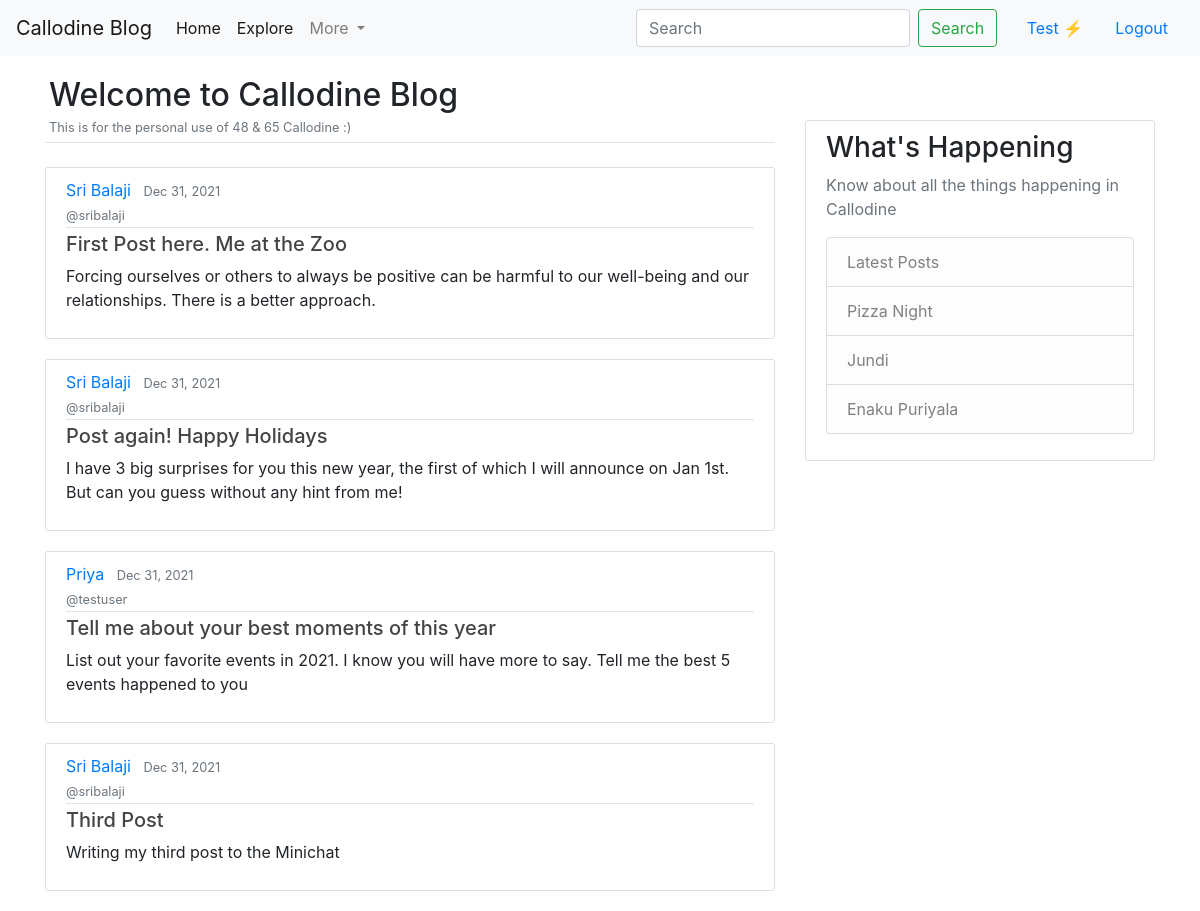
Screenshot of / (signed in) with the database file from the repository.
### microblog/models.py (models this page shows, shortened)
class Post(models.Model):
    title = models.CharField(max_length=120)
    author = models.CharField(max_length=50)
    username = models.ForeignKey(User, on_delete=models.CASCADE)
    date_posted = models.DateTimeField(auto_now_add=True)
    content = models.TextField()

### microblog/views.py (the view)
# urls.py: 2. Add a URL to urlpatterns:  path('', views.home, name='home')
@login_required
def home(request):
    context = {
        'post' : posts,
        'title' : 'Happy Eve!!'
    }
    return render(request, 'microblog/home.html', context)

### microblog/templates/microblog/home.html (shortened to what this page needs)
{% extends "microblog/base.html" %}
{% block post %}
<div class="article-metadata p-1 mb-4">
    <h2 class="pb-0 mb-0">Welcome to Callodine Blog</h2>
    <small class="text-muted">This is for the personal use of 48 & 65 Callodine :)</small>
</div>
    {% for each_post in post%}
    <article class="media content-section">
        <div class="media-body">
          <div class="article-metadata">
            <a class="mr-2" href="#">{{each_post.author }}</a>
            <small class="text-muted">{{ each_post.date_posted | date:"M d, Y" }}</small>
            <br>
            <small class="text-muted">@{{each_post.username }}</small>
          </div>
          <h5><a class="article-title" href="#">{{ each_post.title }}</a></h5>
          <p class="article-content">{{ each_post.content }}</p>
        </div>
      </article>
    {% endfor %}
{% endblock post %}

### microblog/templates/microblog/base.html (shortened to what this page needs)
{% load static %}
<!DOCTYPE html>
<html lang="en">
  <head>
    <link rel="stylesheet" type="text/css" href="{% static 'microblog/main.css' %}">
    <link rel="stylesheet" href="https://maxcdn.bootstrapcdn.com/bootstrap/4.0.0/css/bootstrap.min.css">
  </head>
  <body>
      <header>
    <nav class="navbar navbar-expand-lg navbar-light bg-light">
        <a class="navbar-brand" href="http://127.0.0.1:8000/">Callodine Blog</a>
        <div class="collapse navbar-collapse" id="navbarSupportedContent">
          <ul class="navbar-nav mr-auto">
            <li class="nav-item active">
              <a class="nav-link" href="{% url 'miniblog' %}">Home <span class="sr-only">(current)</span></a>
            </li>
            <li class="nav-item active">
              <a class="nav-link" href="{% url 'profile' %}">Explore</a>
            </li>
            <li class="nav-item dropdown">
              <a class="nav-link dropdown-toggle" href="#" id="navbarDropdown" role="button" data-toggle="dropdown" aria-haspopup="true" aria-expanded="false">
                More
              </a>
            </li>
          </ul>
          <form class="form-inline my-2 my-lg-0">
            <input class="form-control mr-sm-2" type="search" placeholder="Search" aria-label="Search">
            <button class="btn btn-outline-success my-2 my-sm-0" type="submit">Search</button>
          </form>
          <span>&nbsp;&nbsp;&nbsp;</span>
          {% if user.is_authenticated %}
          <a class="nav-link" href="{% url 'profile' %}">{{ user.first_name }} ⚡</a>
          <a class="nav-item nav-link active" href="{% url 'logout' %}">Logout</a>
          {% else %}
          <a class="nav-item nav-link active" href="{% url 'login' %}">Login</a>
          <a class="nav-item nav-link active" href="{% url 'register' %}">Register</a>
          {% endif %}
        </div>
      </nav>
    </header>
    <main role="main" class="container">
        <div class="row">
          <div class="col-md-8 mt-2 pt-2">
            {% block post %}
            {% endblock post %}
          </div>
          <div class="col-md-4 mt-5 pt-3">
            <div class="content-section">
              <h3>What's Happening</h3>
              <p class='text-muted'>Know about all the things happening in Callodine
                <ul class="list-group">
                  <li class="list-group-item list-group-item-light">Latest Posts</li>
                  <li class="list-group-item list-group-item-light">Pizza Night</li>
                  <li class="list-group-item list-group-item-light">Jundi</li>
                  <li class="list-group-item list-group-item-light">Enaku Puriyala</li>
                </ul>
              </p>
            </div>
          </div>
        </div>
      </main>
  </body>
</html>

### microblog/static/microblog/main.css (style rules this page uses)
body { background: #fafafa; color: #333333; margin-top: 5rem; }
h1, h2, h3, h4, h5, h6 { color: #444444; }
ul { margin: 0; }
.content-section { background: #ffffff; padding: 10px 20px; border: 1px solid #dddddd; border-radius: 3px; margin-bottom: 20px; }
.article-title { color: #444444; }
.article-content { white-space: pre-line; }
.article-metadata { padding-bottom: 1px; margin-bottom: 4px; border-bottom: 1px solid #e3e3e3 }

### rows the page displays
Post: author "Sri Balaji", date_posted "Dec 31, 2021", username "sribalaji", title "First Post here. Me at the Zoo", content "Forcing ourselves or others to always be positive can be harmful to our well-being and our relationships. There is a better approach."
Post: author "Sri Balaji", date_posted "Dec 31, 2021", username "sribalaji", title "Post again! Happy Holidays", content "I have 3 big surprises for you this new year, the first of which I will announce on Jan 1st. But can you guess without any hint from me!"
Post: author "Priya", date_posted "Dec 31, 2021", username "testuser", title "Tell me about your best moments of this year", content "List out your favorite events in 2021. I know you will have more to say. Tell me the best 5 events happened to you"
Post: author "Sri Balaji", date_posted "Dec 31, 2021", username "sribalaji", title "Third Post", content "Writing my third post to the Minichat"

### other values shown
{{ user.first_name }} "Test"
